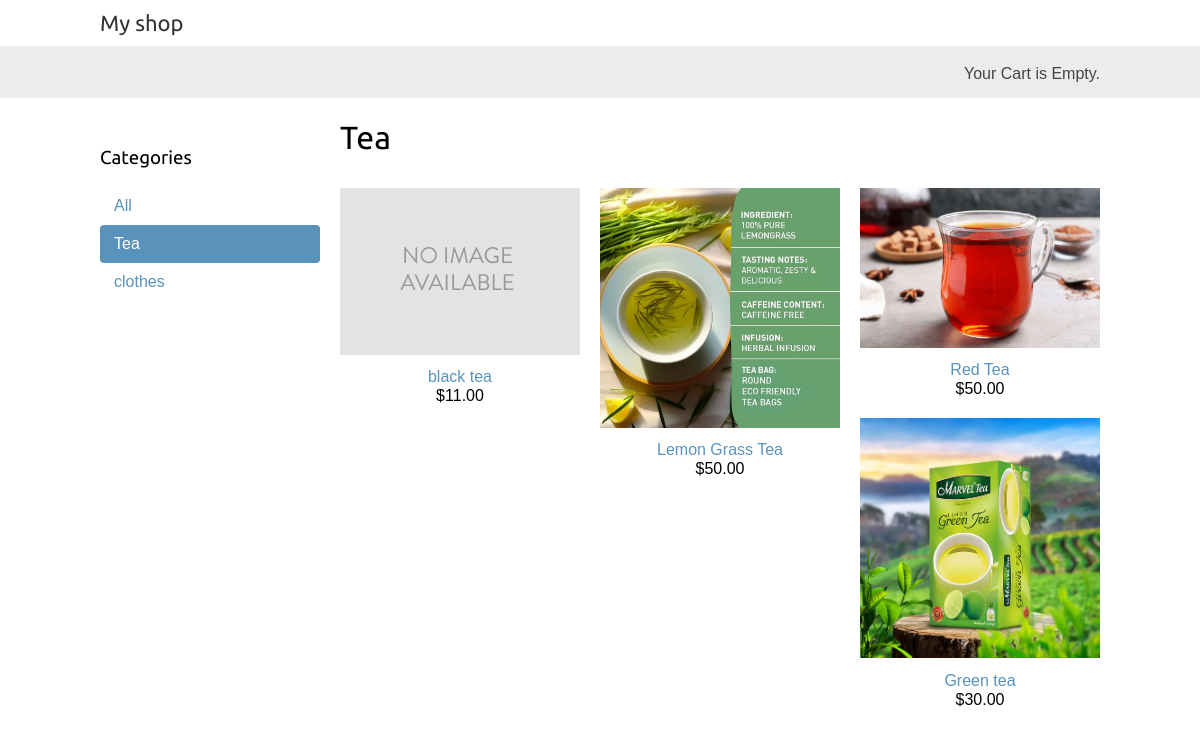
Page /tea/ on the committed database.
### shop/models.py (models this page shows, shortened)
class Category(models.Model):
    name = models.CharField(max_length=200)
    slug = models.SlugField(max_length=200, unique=True)
    class Meta:
        ordering = ['name']
        indexes =[
            models.Index(fields=['name']),
        ]
        verbose_name = 'category'
        verbose_name_plural = 'categories'
    def get_absolute_url(self):
        return reverse(
            'shop:product_list_by_category', args=[self.slug]
        )

class Product(models.Model):
    category = models.ForeignKey(
        Category,
        related_name='products',
        on_delete=models.CASCADE
    )
    name = models.CharField(max_length=200)
    slug = models.SlugField(max_length=200, unique=True)
    image = models.ImageField(
        upload_to='products/%Y/%m/%d',
        blank=True,
    )
    description = models.TextField(blank=True)
    price = models.DecimalField(max_digits=10, decimal_places=2)
    available = models.BooleanField(default=True)
    created = models.DateTimeField(auto_now_add=True)
    updated = models.DateTimeField(auto_now=True)
    class Meta:
        ordering = ['-created']
        indexes = [
            models.Index(fields=['id', 'slug']),
            models.Index(fields=['name']),
            models.Index(fields=['-created']),
        ]
    def get_absolute_url(self):
        return reverse('shop:product_detail', args=[self.id, self.slug])

### shop/views.py (the view)
# urls.py: path('', views.product_list, name='product_list'),
def product_list(request, category_slug=None):
    category = None
    categories = Category.objects.all()
    products = Product.objects.filter(available=True)
    if category_slug:
        category = get_object_or_404(Category,slug=category_slug)
        products = products.filter(category=category)
    return render(
        request,
        'shop/product/list.html',
        {
            'category': category,
            'categories': categories,
            'products': products,
        }
    )

### cart/cart.py (called while the page is built)
    def __len__(self):
        print(f'length of cart: {len(self.cart)} products')
        return sum(item['quantity'] for item in self.cart.values())

### cart/context_processors.py (called while the page is built)
def cart(request):
    return {'cart': Cart(request)}

### shop/templates/shop/product/list.html (shortened to what this page needs)
{% extends "shop/base.html" %}
{% load static %}
{% block content %}
    <div id="sidebar">
        <h3>Categories</h3>
        <ul>
            <li {% if not category %}class="selected"{% endif %}>
                <a href="{% url 'shop:product_list' %}">All</a>
            </li>
            {% for c in categories %}
                <li {% if category.slug == c.slug %}class="selected" {% endif %}>
                    <a href="{{ c.get_absolute_url }}">{{ c.name }}</a>
                </li>
            {% endfor %}
        </ul>
    </div>
    <div id="main" class="product-list">
        <h1>{% if category %}{{ category.name }}{% else %}Products{% endif %}</h1>
        {% for product in products %}
            <div class="item">
                <a href="{{ product.get_absolute_url }}">
                    <img src="{% if product.image %}{{ product.image.url }}{% else %}
{% static "img/no_image.png" %}{% endif %}">
                </a>
                <a href="{{ product.get_absolute_url }}">{{ product.name }}</a>
                <br>
                ${{ product.price }}
            </div>
        {% endfor %}
    </div>
{% endblock %}

### shop/static/css/base.css (style rules this page uses)
body { margin:0; padding:0; font-family:helvetica, sans-serif; }
h1, h2, h3, h4, h5 , h6 { font-family: 'Ubuntu', sans-serif; font-weight:normal; }
a { text-decoration:none; color:#5993bb; }
#sidebar { width:220px; padding:30px 20px 0 0; float:left; }
#sidebar ul { margin:0; padding:0; }
#sidebar ul li { margin:0; list-style:none; padding:10px 14px; }
#sidebar ul li a { display:block; }
#sidebar ul li.selected { background:#5993bb; border-radius:4px; }
#sidebar ul li.selected a { color:#fff; }
#main { float:left; width: 96%; margin-right:-220px; overflow:hidden; }
.product-list .item { width:25%; padding:10px 20px 10px 0; float:left; text-align:center; line-height:1.2; }
.product-list .item img { width:100%; height:auto; margin-bottom:8px; }

### rows in the picture
Category: name "Tea"
Category: name "clothes"
Product: name "black tea", price "11.00"
Product: image (picture), name "Lemon Grass Tea", price "50.00"
Product: image (picture), name "Red Tea", price "50.00"
Product: image (picture), name "Green tea", price "30.00"
